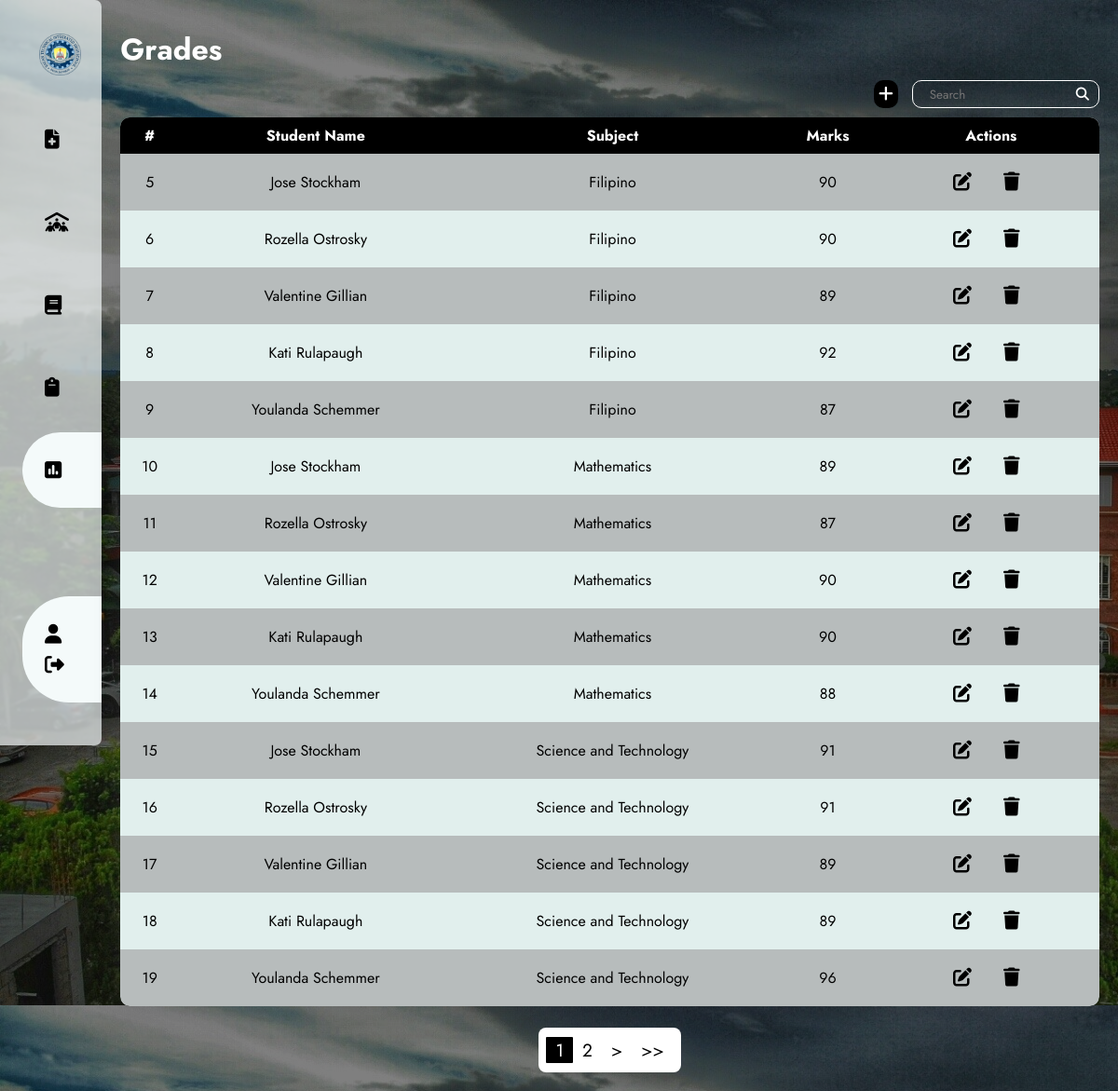
/pages/result.php (signed in), run on the app's committed database.
### tables this page shows
CREATE TABLE `grades` (
  `gradeID` int(11) NOT NULL,
  `studentID` int(11) DEFAULT NULL,
  `teacherID` int(11) DEFAULT NULL,
  `subjectID` int(11) DEFAULT NULL,
  `studName` varchar(255) DEFAULT NULL,
  `subject` varchar(255) NOT NULL,
  `grade` int(11) DEFAULT NULL
);

### pages/result.php (the view, shortened to what this page needs)
<?php
include("../phpFiles/dbConnect.php");
$searchKeyword = "";
if (isset($_GET["searchKeyword"])) {
    $searchKeyword = $_GET["searchKeyword"];
    $sql = "SELECT * FROM grades WHERE gradeID LIKE '%$searchKeyword%' OR studName LIKE '%$searchKeyword%' OR subject LIKE '%$searchKeyword%' OR grade LIKE '%$searchKeyword%'";
} else {
    $sql = "SELECT * FROM grades";
}
$result = $connect->query($sql);
?>
<!DOCTYPE html>
<html lang="en">
<head>
    <link rel="stylesheet" href="../styles/reviews.css">
    <?php include('header.php'); ?>
</head>
<body>
    <div class="container">
    <?php
                include('../components/tsidebar.php');
        ?>
        <main>
          <h1>Grades</h1>
          <div class="main-content">
            <div class="contain">
            <div class="button">
                        <a href="addGrades.php"><i class="fa-solid fa-plus"></i></a>
                    </div>
              <form action="<?php echo htmlspecialchars($_SERVER["PHP_SELF"]); ?>" method="get" class="search" id="upd-form">
                <input type="text" name="searchKeyword" value="<?php echo $searchKeyword; ?>" placeholder="  Search">
                <i class="fa-solid fa-magnifying-glass"></i>
              </form>
            </div>
            <?php
              echo "<table>";
              echo "<tr><th>#</th><th>Student Name</th><th>Subject</th><th>Marks</th><th>Actions</th></tr>";
              if ($result->num_rows > 0) {
                  while ($row = $result->fetch_assoc()) {
                    echo "<tr>";
                    echo "<td>" . $row["gradeID"] . "</td>";
                    echo "<td>" . $row["studName"] .  "</td>";
                    echo "<td>" . $row["subject"] . "</td>";
                    echo "<td>" . $row["grade"] . "</td>";
                    echo "<td><button class='edit'><a href='./editGrade.php?gradeID=$row[gradeID]'><i class='fas fa-edit'></i></a></button><button class='delete'><a href='./deleteGrade.php?gradeID=$row[gradeID]'><i class='fas fa-trash'></i></a></button></td>";
                  }
                  echo "</div>";
                } else {
                    echo "<tr><td colspan='7' id='noRes'>No Results</td></tr>";
                }
                echo "</table><br>";
            ?>
            <div class="paginationCont">
                <div class="paginationMain">
                    <?php
                        include("../pages/pagination.php");
                    ?>
                </div>
            </div>
        </main>
    </div>
</body>
</html>

### styles/reviews.css (style rules this page uses)
:root { --bg: #f4fafa; --bg-darker: #eaf4f3; --teal: #38a095; --lightgreen: #cce1df; --lightblue: #90cac4; --blue: #8edaf1; }
* { margin: 0; padding: 0; outline: none; border: none; text-decoration: none; box-sizing: border-box; font-family: "Jost", sans-serif; }
body { background-image: linear-gradient(rgba(0, 0, 0, 0.5), rgba(0, 0, 0, 0.5)),url("../images/bths.jpg"); }
.container { display: flex; }
main { position: relative; padding: 20px; width: calc(100% - 100px); }
.contain { height: 30px; display: flex; justify-content: flex-end; gap: 15px; }
.button, .search { font-size: 1.2em; background: none; }
.search { display: flex; border: 1px solid white; border-radius: 10px; padding-left: 10px; }
.search input { background: none; }
.search i { color: white; font-size: 0.8875rem; padding: 0 10px 0 5px; align-self: center; }
.button { background: black; border-radius: 10px; padding: 0 5px; }
.button a, .button input { font-size: 1.125rem; color: white; text-align:center }
h1 { padding: 10px 0; color: white; }
.main-content { text-align: center; }
table { overflow: hidden; border-radius: 10px; margin-top: 10px; border-collapse: collapse; width: 100%; box-shadow: rgba(100, 100, 111, 0.2) 0px 7px 29px 0px; }
th, td { padding: 8px; text-align: center; word-wrap: break-word; }
th { background-color: black; color: white; }
tr:nth-child(even) { background-color: #b7bcbc; -webkit-backdrop-filter: blur(1px); backdrop-filter: blur(1px); }
tr:nth-child(odd) { background-color: #E1EFED; }
.paginationCont { display: flex; justify-content: center; align-items: center; }
.paginationMain { display: flex; justify-content: center; align-items: center; height: 3em; border-radius: 0.5rem; background-color: white; color: white; box-shadow: rgba(100, 100, 111, 0.2) 0px 7px 29px 0px; padding: 0.5em }
.edit, .delete { background-color: transparent; color: black; border: none; padding: 8px 12px; margin-right: 5px; cursor: pointer; border-radius: 3px; text-decoration: none; display: inline-block; font-size: 20px; }
.edit i, .delete i { margin-right: 5px; color: #000000; }

### styles/sidebar.css (style rules this page uses)
* { font-family: 'Jost', sans-serif; }
:root { --green: #39a096; --lightblue: #a0cad8; --white: #f4f4f4; --darkwhite: #f4fafa; }

### data on the page
grades: gradeID "5", studName "Jose Stockham", subject "Filipino", grade "90"
grades: gradeID "6", studName "Rozella Ostrosky", subject "Filipino", grade "90"
grades: gradeID "7", studName "Valentine Gillian", subject "Filipino", grade "89"
grades: gradeID "8", studName "Kati Rulapaugh", subject "Filipino", grade "92"
grades: gradeID "9", studName "Youlanda Schemmer", subject "Filipino", grade "87"
grades: gradeID "10", studName "Jose Stockham", subject "Mathematics", grade "89"
grades: gradeID "11", studName "Rozella Ostrosky", subject "Mathematics", grade "87"
grades: gradeID "12", studName "Valentine Gillian", subject "Mathematics", grade "90"
grades: gradeID "13", studName "Kati Rulapaugh", subject "Mathematics", grade "90"
grades: gradeID "14", studName "Youlanda Schemmer", subject "Mathematics", grade "88"
grades: gradeID "15", studName "Jose Stockham", subject "Science and Technology", grade "91"
grades: gradeID "16", studName "Rozella Ostrosky", subject "Science and Technology", grade "91"
grades: gradeID "17", studName "Valentine Gillian", subject "Science and Technology", grade "89"
grades: gradeID "18", studName "Kati Rulapaugh", subject "Science and Technology", grade "89"
grades: gradeID "19", studName "Youlanda Schemmer", subject "Science and Technology", grade "96"
